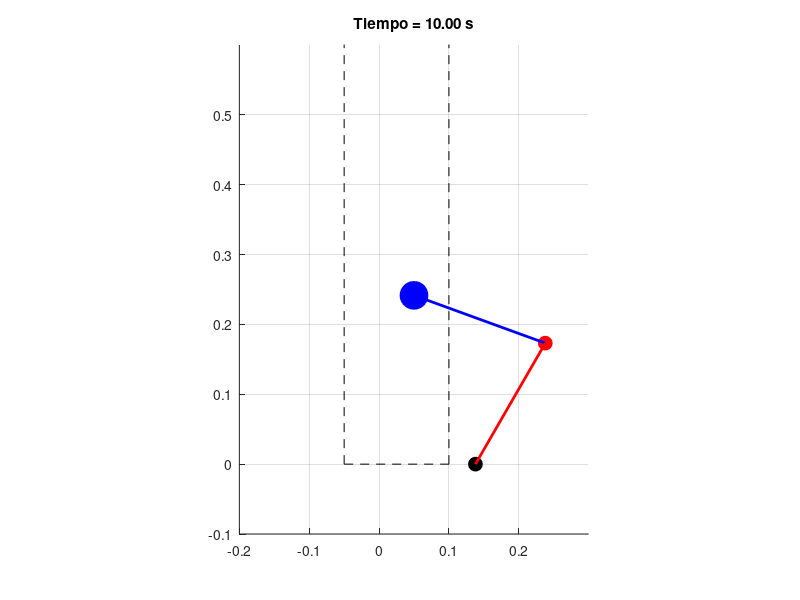

Write MATLAB code to recreate this figure.
clc; clear variables; close all;

% Parámetros del sistema
x0 = 0.05;
l1 = 0.2;        % longitud fija del primer eslabón (m)
l2 = 0.2;        % longitud fija del segundo eslabón (m)

% Valores de la simulación
tf = 10;          % duración de la simulación (s)
dt = 0.001;       % paso de tiempo
t = 0:dt:tf;      % vector de tiempo

% Calcular los ángulos iniciales para empezar como en la imagen
thetai1 = deg2rad(20);  % Primer eslabón casi horizontal
thetai2 = deg2rad(80);  % Segundo eslabón casi vertical
p = x0 + l1*cos(thetai1) + l2*cos(thetai1+thetai2);

% Oscilaciones pequeñas alrededor del offset
theta1 = thetai1 + deg2rad(20) * sin(2*pi*0.5*t);  % θ1 oscila ±20° alrededor de su offset
theta2 = thetai2 + deg2rad(20) * cos(2*pi*0.5*t);  % θ2 oscila ±20° alrededor de su offset

% Prealocación
x = zeros(size(t));
z = zeros(size(t));
xi = zeros(size(t));
zi = zeros(size(t));
xf = zeros(size(t));
zf = zeros(size(t));

% Cálculo de la posición del carro
for i = 1:length(t)
    % x0 = 0;        % posición fija de la base en x

    % Ecuaciones del cierre del lazo cinemático
    x(i) = x0;  % Siempre el mismo
    z(i) = l1*sin(theta1(i)) + l2*sin(theta1(i)+theta2(i));
    p(i) = x(i) + l1*cos(theta1(i)) + l2*cos(theta1(i)+theta2(i));

    % Ecuaciones para la simulación grafica tomadas a partir de lo obtenido en la
    % siulación numérica
    % Ecuaciones del cierre del lazo intermedio
    ri = [x(i) + l1*cos(theta1(i)); ...
          z(i) - l1*sin(theta1(i))];
    xi(i) = ri(1);
    zi(i) = ri(2);

    % Ecuaciones del cierre del lazo final
    rf = [x(i) + l1*cos(theta1(i)) + l2*cos(theta1(i)+theta2(i)); ...
          z(i) - l1*sin(theta1(i)) - l2*sin(theta1(i)+theta2(i))];
    xf(i) = rf(1);
    zf(i) = rf(2);
end

%% Animation
figure;
for i = 1:10:length(t)
    clf;
    hold on;

    axis([-0.2 0.3 -0.1 0.6]);  % <- AQUÍ, después de hold on
    axis equal;                 % <- Opcional pero recomendable
    grid on;                    % <- Si quieres también volver a activar la cuadrícula

    plot([-x0 2*x0], [0 0], 'k--');        % guía horizontal
    plot([-x0 -x0], [0 max(z)+0.5], 'k--');    % guía vertical izquierda
    plot([2*x0 2*x0], [0 max(z)+0.5], 'k--');    % guía vertical derecha
    
    % Pivotes
    plot(x(i), z(i), 'bo', 'MarkerSize', 20, 'MarkerFaceColor', 'b'); % carro
    plot(xi(i), zi(i), 'ro', 'MarkerSize', 10, 'MarkerFaceColor', 'r'); % rodilla
    plot(xf(i), zf(i), 'ko', 'MarkerSize', 10, 'MarkerFaceColor', 'k'); % pie
    
    % Dibujo de los eslabones
    plot([x(i) xi(i)], [z(i) zi(i)], 'b-', 'LineWidth', 2); % primer eslabón
    plot([xi(i) xf(i)], [zi(i) zf(i)], 'r-', 'LineWidth', 2); % segundo eslabón

    % Pivote intermedio, base

    title(sprintf('Tiempo = %.2f s', t(i)));
    pause(0.01);
end

